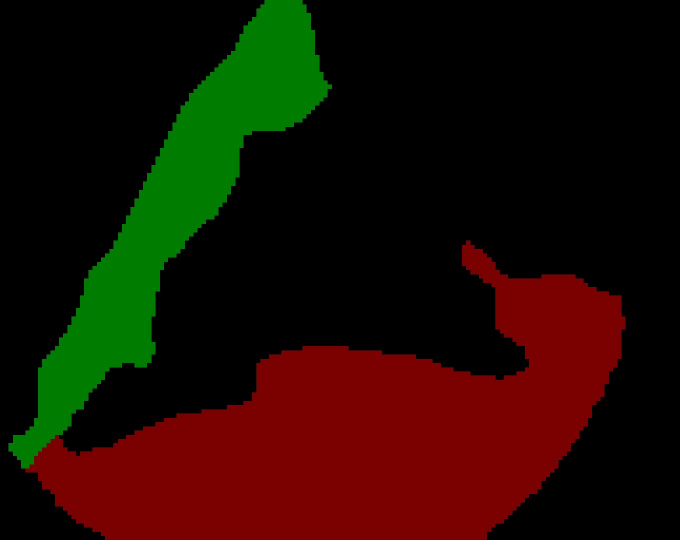
#> input picture project_v/gng_frame_sec_030.jpg, 1360 x 1080 px (shown at 1/2 size)
$ python -i main.py   (imports and definitions only)
#> lines starting #> are read from the running program, lines starting #| are printed output that depends on the picture; after the words box and inside, x2 and y2 are one past the last pixel; in counts of white or black regions, pixels touching at a corner belong together
#> further down, picture is the input picture: shape (1080, 1360, 3); mean B, G, R 0.2, 12.6, 29.7
#!/usr/bin/env python3
# ==========================================================
# Project II: TTI & GNG Overlap Analysis (Video-to-Video)
# Reads pairs of videos:
#   - GNG (no-background) zone masks (Go = green, No-Go = red)
#   - TTI predictions (tool–tissue contact mask/video)
# Computes per-frame overlaps and aggregates per video.
# Output: CSV with mean %TTI in Go and No-Go per video.
# ----------------------------------------------------------
# Assumptions:
# - GNG videos live in:  /cluster/projects/madanigroup/lorenz/tti/gng_predictions_no_background
# - TTI videos live in:  /cluster/projects/madanigroup/lorenz/tti/inferences
# - TTI filenames are prefixed with 'pred_' and otherwise match GNG names.
# - Background in GNG is black. Go is green, No-Go is red.
# - TTI frames are masks/overlays where TTI pixels are non-black.
# You can tweak HSV ranges below if your colors differ slightly.
# ==========================================================

import csv
import glob
import os

import cv2
import numpy as np

# ---------------------------
# CONFIG: paths & parameters
# ---------------------------
GNG_DIR = "/cluster/projects/madanigroup/lorenz/tti/gng_predictions_no_background"
TTI_DIR = "/cluster/projects/madanigroup/lorenz/tti/inferences"
OUTPUT_CSV = "/cluster/projects/madanigroup/lorenz/tti/project_ii_overlap_video.csv"

# Frame sampling (1 = use every frame; increase to speed up)
FRAME_STEP = 1

# HSV thresholds (tune if needed)
GO_HSV_LO = np.array([40, 40, 40], dtype=np.uint8)  # green (Go)
GO_HSV_HI = np.array([85, 255, 255], dtype=np.uint8)

RED1_LO = np.array([0, 70, 50], dtype=np.uint8)  # red (No-Go) low hue
RED1_HI = np.array([10, 255, 255], dtype=np.uint8)
RED2_LO = np.array([170, 70, 50], dtype=np.uint8)  # red (No-Go) high hue
RED2_HI = np.array([180, 255, 255], dtype=np.uint8)


# ---------------------------
# Utilities
# ---------------------------
# [9 lines left out: function norm_name_for_match, not called in this run]


def list_videos(folder):
    exts = ("*.mp4", "*.MP4", "*.mov", "*.MOV")
    files = []
    for e in exts:
        files.extend(glob.glob(os.path.join(folder, e)))
    return sorted(files)


# [8 lines left out: function tti_mask_from_frame, not called in this run]


def zones_from_gng(frame_bgr):
    """Extract Go and No-Go binary masks from GNG BGR frame using HSV."""
    if frame_bgr is None:
        return None, None
    hsv = cv2.cvtColor(frame_bgr, cv2.COLOR_BGR2HSV)
#> hsv: shape (1080, 1360, 3); mean H, S, V 8.6, 93.5, 42.1
    go = cv2.inRange(hsv, GO_HSV_LO, GO_HSV_HI)
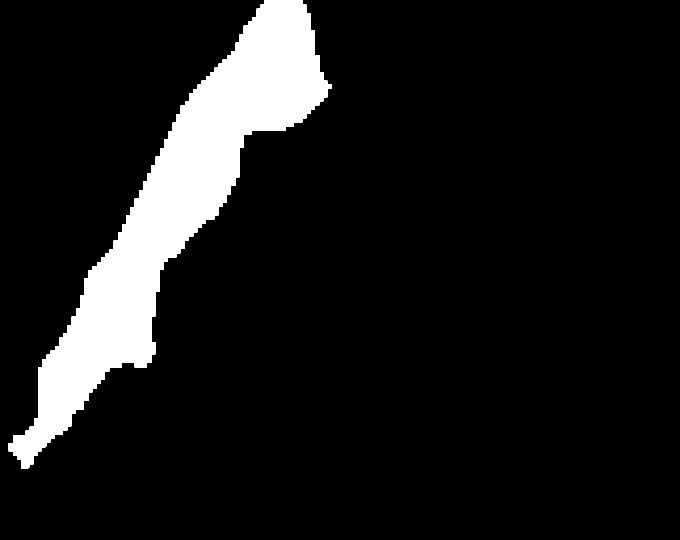
#> go: shape (1080, 1360) (shown at 1/2 size); 10% white; 1 white region, box (x1, y1, x2, y2) and area: (17, 0, 664, 937) 146381
    red1 = cv2.inRange(hsv, RED1_LO, RED1_HI)
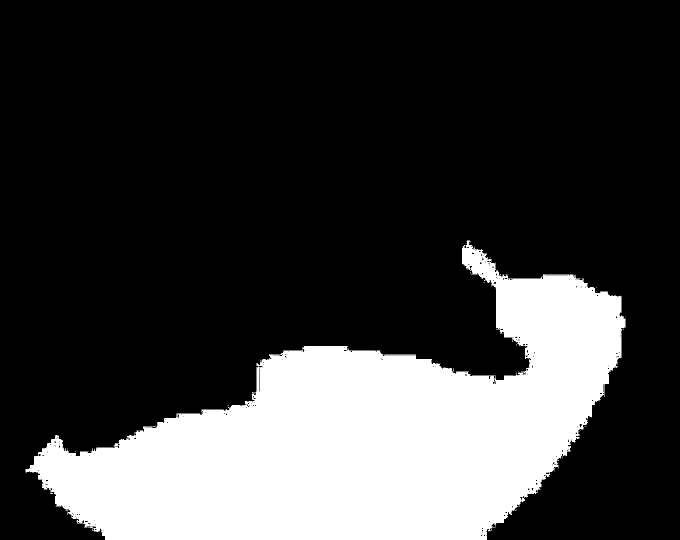
#> red1: shape (1080, 1360) (shown at 1/2 size); 23.9% white; 37 white regions (36 under 20 px), largest, box (x1, y1, x2, y2) and area: (51, 481, 1251, 1080) 350328
    red2 = cv2.inRange(hsv, RED2_LO, RED2_HI)
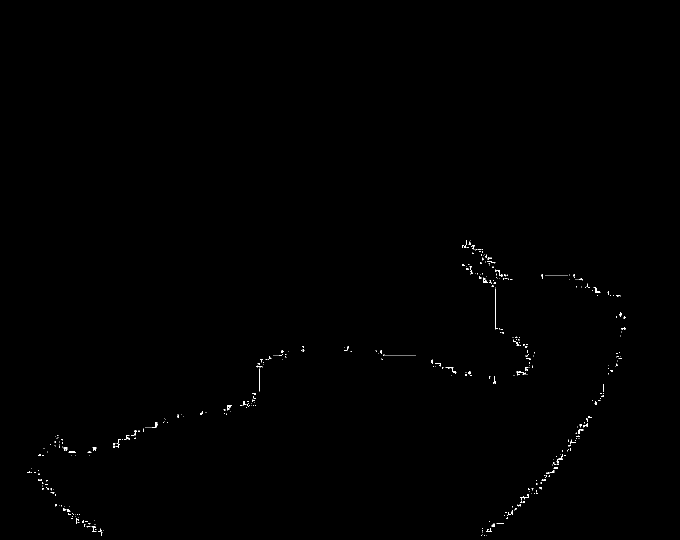
#> red2: shape (1080, 1360) (shown at 1/2 size); 0.25% white in thin lines or dots, all inside (x1, y1, x2, y2) = (54, 481, 1251, 1072)
    nogo = cv2.bitwise_or(red1, red2)
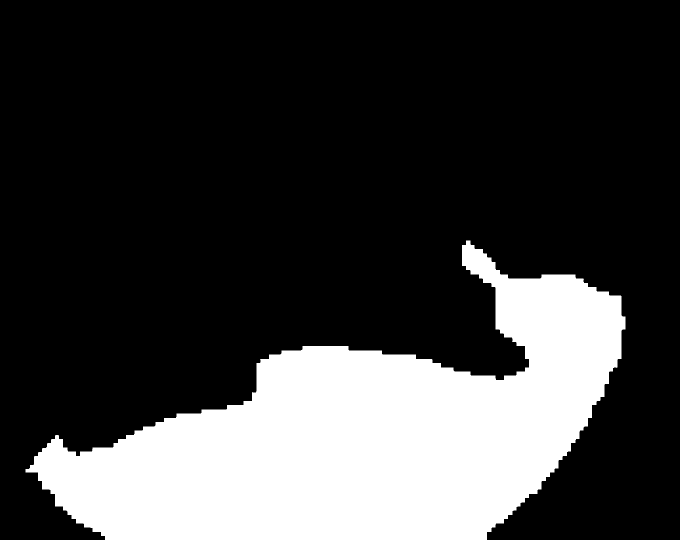
#> nogo: shape (1080, 1360) (shown at 1/2 size); 24.1% white; 1 white region, box (x1, y1, x2, y2) and area: (51, 481, 1251, 1080) 354091
    return go, nogo


# [69 lines left out: function process_pair, not called in this run]


# ---------------------------
# Build match list
# ---------------------------
gng_videos = list_videos(GNG_DIR)
tti_videos = [
    p for p in list_videos(TTI_DIR) if os.path.basename(p).startswith("pred_")
]

gng_map = {norm_name_for_match(p): p for p in gng_videos}
tti_map = {norm_name_for_match(p): p for p in tti_videos}

# Try to match by normalized base name
common_keys = sorted(set(gng_map.keys()) & set(tti_map.keys()))

# [45 lines not run here, left out]

>>> import cv2
>>> picture = cv2.imread('../project_v/gng_frame_sec_030.jpg')
>>> result = zones_from_gng(picture)
